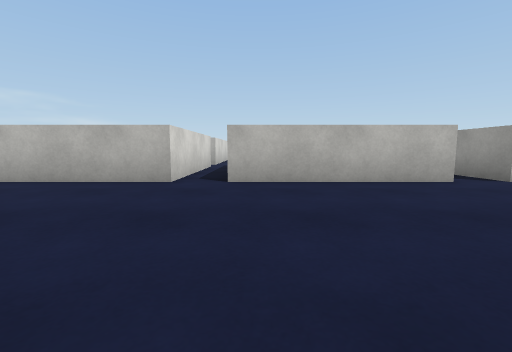
view 1 (above)

16 first-person views from a walk through a scene from a Unity 3-D project. The camera is 0.58 m above the floor, tilts 6° down and sees 90° across. The floor is counted in squares, 1 m on a side. Each view is taken from the middle of a square. On the plan, view 1 faces up. The plan holds only what a view shows up to about 9 squares ahead; the rest is blank. The place goes on beyond the plan. Surface patterns are stand-ins for the level's own textures.

view 2
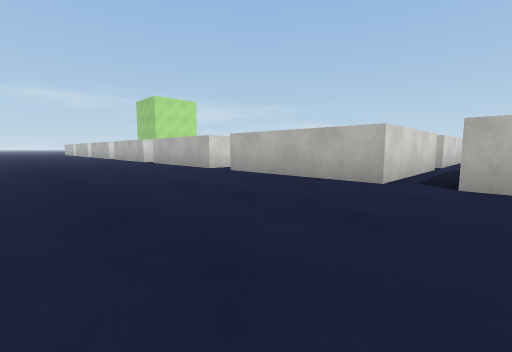

view 3
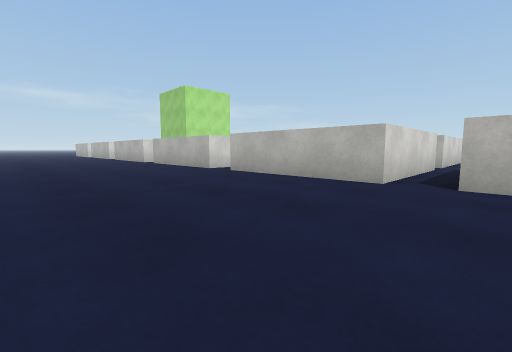

view 4
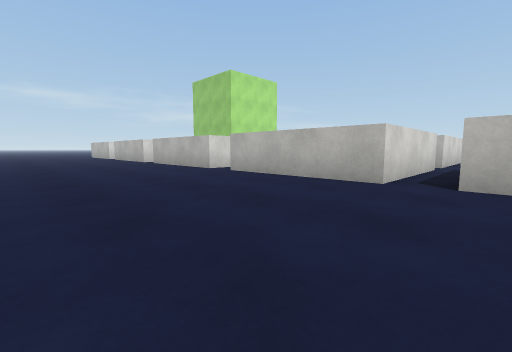

view 5
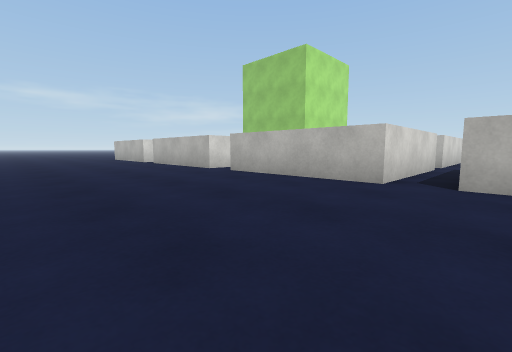

view 6
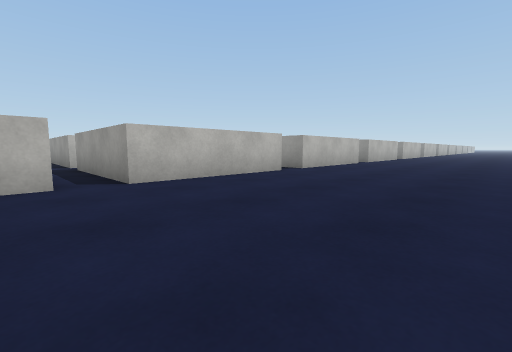

view 7
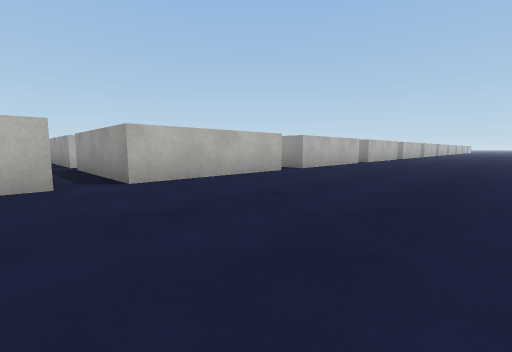

view 8
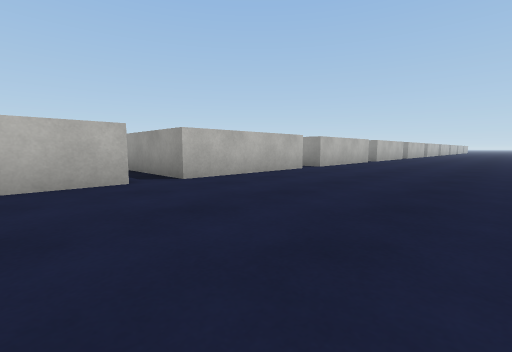

view 9
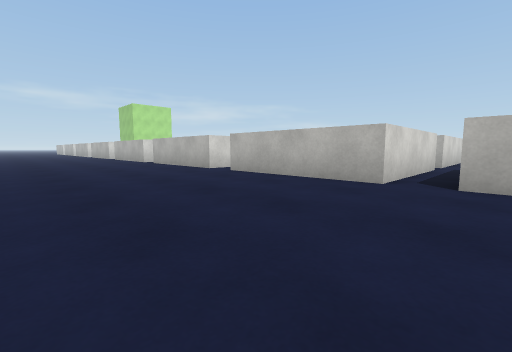

view 10
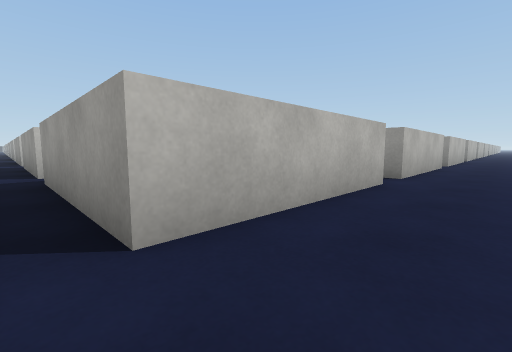

view 11
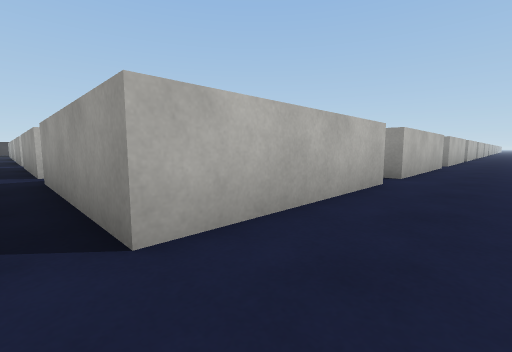

view 12
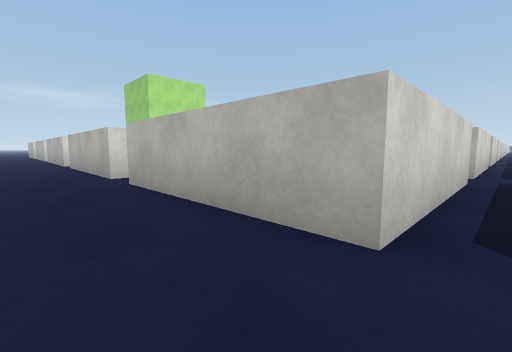

view 13
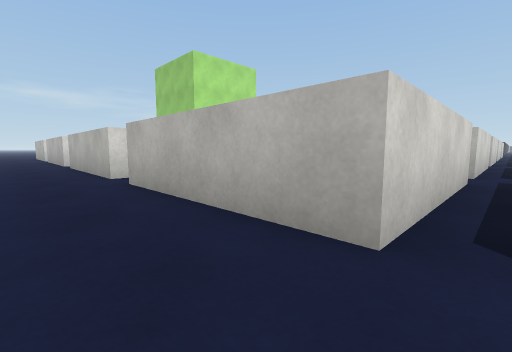

view 14
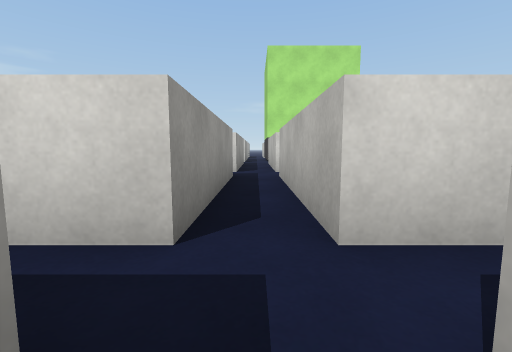

view 15
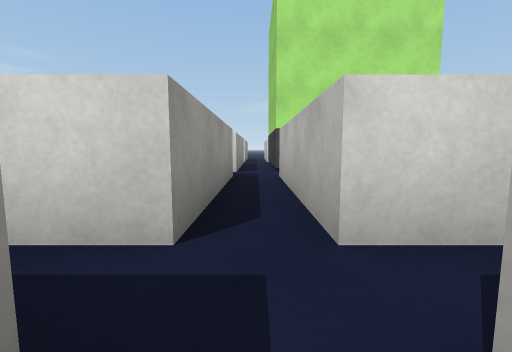

view 16
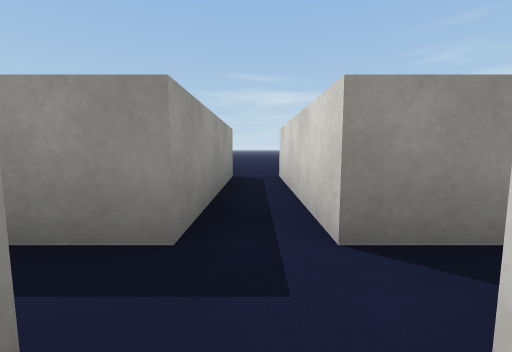

### Floor plan
Points are (right, up) in squares from view 1. A wall is a line through its corners. A room is listed if a view was taken in it or the views show most of it. See-through windows are left out.
Room 1 (views 1, 2, 3, 4, 5, 6, 7, 8, 9, 10, 11, 12, 13)
walls: (-6.5, 8.6) (-6.5, 4.5) (-10.5, 4.5) (-10.5, 8.5); (-1.5, 8.5) (-1.5, 4.5) (-5.5, 4.5) (-5.5, 8.5); (-11.5, 8.5) (-11.5, 4.5) (-15.5, 4.5) (-15.5, 8.5); (3.5, 8.5) (3.5, 4.5) (-0.5, 4.5) (-0.5, 8.5); (-16.5, 8.5) (-16.5, 4.5) (-19.5, 4.5); (6.5, 4.5) (4.5, 4.5) (4.5, 7.5)
ways out: opening at (-11, 8) to room 2; opening at (-16, 8) to room 3; opening at (-6, 8); opening at (-1, 8); opening at (4, 8)
Room 2 (views 14, 16)
walls: (-10.5, 9.5) (-10.5, 13.5); (-10.5, 8.5) (-9.5, 8.5); (-11.5, 13.5) (-11.5, 9.5)
ways out: opening at (-11, 8) to room 1; opening at (-12, 9) to room 3; opening at (-11, 13); opening at (-7, 9)
Room 3 (view 15)
walls: (-16.5, 11.4) (-16.5, 9.5) (-19.5, 9.5); (-15.5, 8.5) (-11.5, 8.5); (-19.5, 8.5) (-16.5, 8.5); (-11.5, 9.5) (-15.5, 9.5) (-15.5, 13.5)
ways out: opening at (-16, 8) to room 1; opening at (-12, 9) to room 2; opening at (-16, 13)

Where each view was taken, in squares from view 1:
view 1: 0 up, 0 right, facing up
view 2: 0 up, 0 right, facing up-left
view 3: 0 up, 5 left, facing up-left
view 4: 0 up, 10 left, facing up-left
view 5: 0 up, 15 left, facing up-left
view 6: 0 up, 7 left, facing up-right
view 7: 0 up, 2 left, facing up-right
view 8: 0 up, 2 right, facing up-right
view 9: 0 up, 5 right, facing up-left
view 10: 3 up, 11 left, facing up-right
view 11: 3 up, 16 left, facing up-right
view 12: 3 up, 6 left, facing up-left
view 13: 3 up, 11 left, facing up-left
view 14: 9 up, 10 left, facing left
view 15: 9 up, 15 left, facing left
view 16: 10 up, 11 left, facing down
